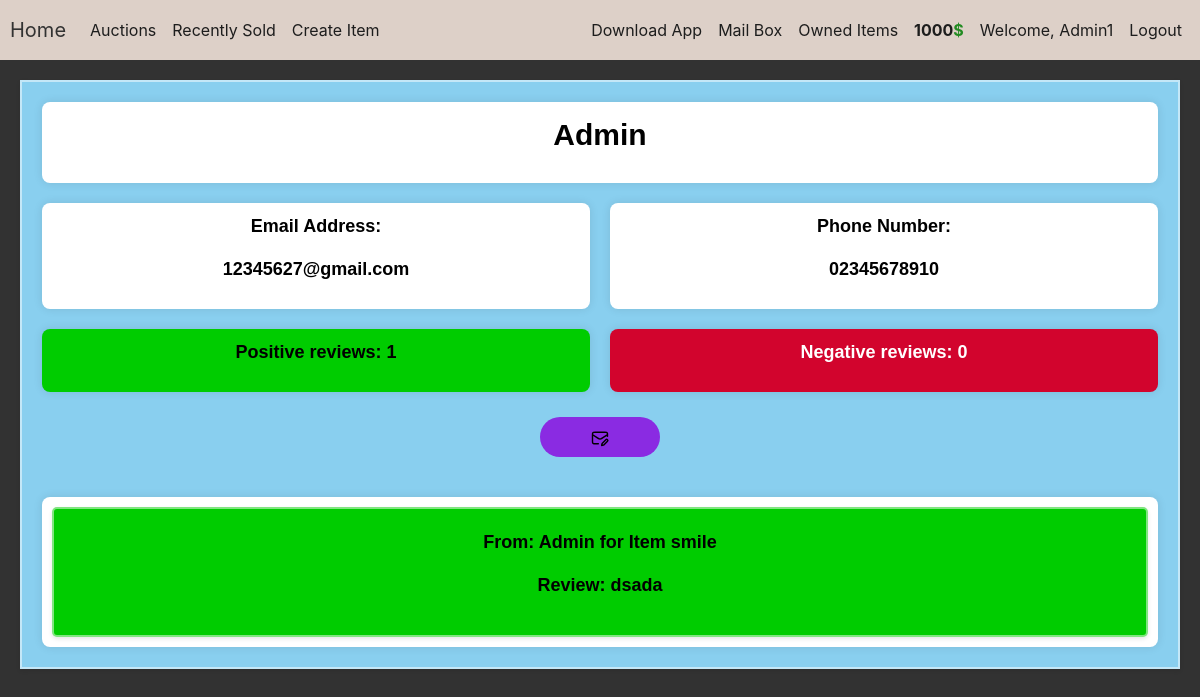
Before: /user/1 (signed in) with the older database file.
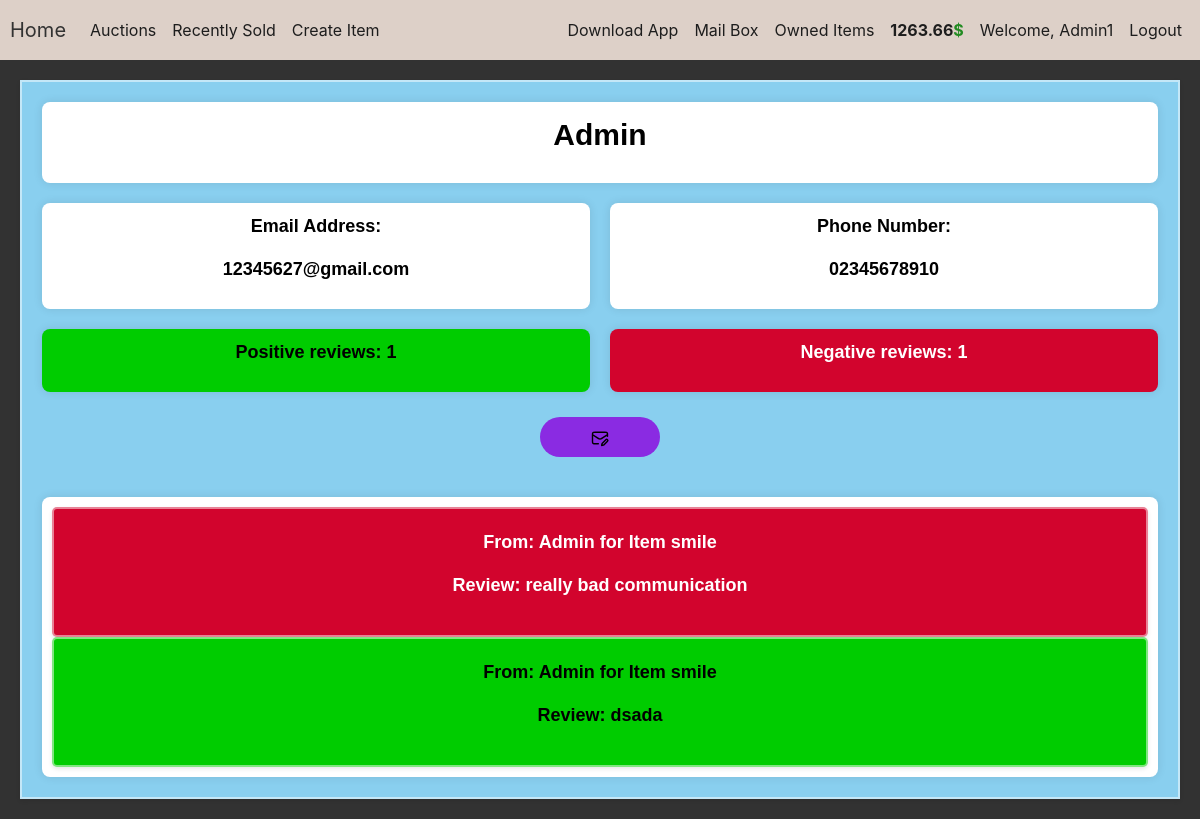
After: the same page with the newer database file.
### auction/models.py (models this page shows, shortened)
class User(db.Model,UserMixin):
    id = db.Column(db.Integer(),primary_key=True)
    username = db.Column(db.String(length=50),unique=True,nullable=False)
    email_address = db.Column(db.String(length=255),nullable=False,unique=True)
    password_hash = db.Column(db.String(length=60),nullable=False)
    budget = db.Column(db.Integer(),nullable=False,default=1000)
    phone_number = db.Column(db.String(length=255),nullable=False)
    items = db.relationship('Item',backref='owned_user',lazy=True)
    sent_mails = db.relationship('Mail',foreign_keys="Mail.sender_id",backref='sender',lazy=True)
    received_mails = db.relationship('Mail', foreign_keys="Mail.receiver_id", backref='receiver', lazy=True)
    user_reviews = db.relationship('Review',backref='reviewed_user_rel',lazy=True)
    @property
    def password(self):
        return self.password
    def show_budget(self):
        return round(self.budget,2)

class Review(db.Model):
    id = db.Column(db.Integer(),primary_key=True)
    reviewed_user = db.Column(db.Integer(),db.ForeignKey('user.id'), nullable=False)
    reviewer_id = db.Column(db.Integer(), nullable=False)
    reviewer_name = db.Column(db.String(length=50),nullable=False)
    reviewed_item = db.Column(db.String(length=30),nullable=False)
    review_type = db.Column(db.String(length=50), nullable=False)
    review_message = db.Column(db.String(length=1024), nullable=False)

### auction/routes.py (the view)
@app.route('/user/<int:user_id>')
def other_user_profile(user_id):
    user = User.query.get(user_id)
    current_user_id = current_user.id
    reviews = Review.query.filter_by(reviewed_user=user_id).order_by(desc(Review.id)).all()
    num_positive_reviews = sum(1 for review in reviews if review.review_type == "Positive")
    num_negative_reviews = sum(1 for review in reviews if review.review_type != "Positive")
    return render_template('user_profile.html', user=user, num_positive_reviews=num_positive_reviews, num_negative_reviews=num_negative_reviews, reviews=reviews,current_user_id=current_user_id)

### auction/models.py (called while the page is built)
@login_manager.user_loader
def load_user(user_id):
    return User.query.get(int(user_id))

### auction/templates/user_profile.html (shortened to what this page needs)
{% extends 'base.html' %}
{% block content %}
<div class="profile-container">
    <div class="info-item username">
        <p>{{ user.username }}</p>
    </div>
    <div class="info-item email">
        <p>Email Address:</p>
        <p>{{ user.email_address }}</p>
    </div>
    <div class="info-item phone">
        <p>Phone Number:</p>
        <p>0{{ user.phone_number[4:]}}</p>
    </div>
    <div class="info-item positive">
        <p>Positive reviews: {{ num_positive_reviews }}</p>
    </div>
    <div class="info-item negative">
        <p>Negative reviews: {{ num_negative_reviews }}</p>
    </div>
    {% if user.id != current_user_id %}
        <div class="username">
            <button class="btn btn-outline btn-light" data-toggle="modal" data-target="#Modal-MailSeller-{{ user.id }}">
                <img src="{{ url_for('static', filename='images/mail-pencil-svgrepo-com.svg') }}" alt="SendMail" class="buttonIcon">
            </button>
        </div>
    {% endif %}
    <div class="info-item reviews">
    {% if reviews%}
        {% for review in reviews %}
         <div class="user_review {% if review.review_type == 'Positive' %}positive{% else %}negative{% endif %}">
            <p>From: {{ review.reviewer_name }} for Item {{ review.reviewed_item[:-6] }}</p>
            <p>Review: {{ review.review_message }}</p>
        </div>
        {% endfor %}
        {% else %}
    <div style="text-align: center;margin-top: 20px;">
        <p>No Reviews to display.</p>
    </div>
    {% endif %}
    </div>
</div>
{% endblock %}

### auction/templates/base.html (shortened to what this page needs)
<!doctype html>
<html lang="en">
   <head>
      <link rel="stylesheet" href="https://cdn.jsdelivr.net/npm/bootstrap@4.5.3/dist/css/bootstrap.min.css">
      <link rel="stylesheet" href="{{ url_for('static', filename='style.css') }}">
   </head>
   <body>
     <nav class="navbar navbar-expand-md navbar-dark bg-dark">
    <a class="navbar-brand" href="{{ url_for('home_page') }}">Home</a>
    <div class="collapse navbar-collapse" id="navbarNav">
        <ul class="navbar-nav mr-auto">
            <li class="nav-item active">
                <a class="nav-link nav-link-button" href="{{ url_for('auction_page') }}">Auctions <span class="sr-only">(current)</span></a>
            </li>
            {% if current_user.is_authenticated %}
            <li class="nav-item">
                <a class="nav-link nav-link-button" href="{{ url_for('recently_sold_items') }}">Recently Sold</a>
            </li>
            <li class="nav-item">
                <a class="nav-link nav-link-button" href="{{ url_for('create_page') }}">Create Item</a>
            </li>
            {% endif %}
        </ul>
        {% if current_user.is_authenticated %}
        <ul class="navbar-nav">
            <li class="nav-item">
                <a class="nav-link nav-link-button" href="{{ url_for('download_mobile_app') }}">Download App</a>
            </li>
            <li class="nav-item">
                <a class="nav-link nav-link-button" href="{{ url_for('mail_box') }}">Mail Box</a>
            </li>
            <li class="nav-item">
                <a class="nav-link nav-link-button" href="{{ url_for('owned_items_page') }}">Owned Items</a>
            </li>
            <li class="nav-item">
                <a class="nav-link money">{{ current_user.show_budget() }}<span class="dollar-sign">$</span></a>
            </li>
            <li class="nav-item">
                <a class="nav-link nav-link-button" href="{{ url_for('user_profile') }}">
                    Welcome, {{ current_user.username }}
                </a>
            </li>
            <li class="nav-item">
                <a class="nav-link nav-link-button" href="{{ url_for('logout_page') }}">Logout</a>
            </li>
        </ul>
        {% endif %}
    </div>
</nav>
      {% block content %}
      {% endblock %}
   </body>
</html>

### auction/static/style.css (style rules this page uses)
* { box-sizing: border-box; margin: 0; padding: 0; }
.btn-light { height: 40px; !important; width: 120px; !important; border-radius: 20px !important; background: blueviolet !important; border: blueviolet; }
.navbar { z-index: 1030; }
.dollar-sign { color: forestgreen; }
.money { font-weight: bold; }
.nav-link { color: #1D1D1D !important; }
.navbar { height: 60px; padding: 10px 10px; }
.navbar-brand { color: #323232 !important; }
.buttonIcon { filter: invert(0); transition: filter 0.3s ease; width: 20px; height: 20px; }
.profile-container { display: grid; grid-template-columns: 1fr 1fr; gap: 20px; text-align: center; background: #89cfef; border-radius: 0px; border: 2px solid rgba(255,255,255,.5); box-shadow: 0 2px 4px rgba(0, 0, 0, 0.1); font-family: Arial, sans-serif; padding: 20px; margin: 20px; }
.info-item { background-color: #ffffff; padding: 10px; border-radius: 8px; box-shadow: 0 0 10px rgba(0, 0, 0, 0.1); }
.username { grid-column: span 2; font-size: 2.5vw; font-weight: bold; color: black; }
.email, .phone { font-size: 1.5vw; color: black; font-weight: bold; }
.positive { font-size: 1.5vw; color: black; background: #00cc00; font-weight: bold; }
.negative { font-size: 1.5vw; color: white; background: #D2042D; font-weight: bold; }
.reviews { grid-column: span 2; margin-top: 20px; color:black; }
.user_review { background: #89cfef; padding: 20px; border-radius: 5px; border: 2px solid rgba(255,255,255,.5); box-shadow: 0 2px 4px rgba(0, 0, 0, 0.1); font-family: Arial, sans-serif; }
.user_review.positive { background-color: #00cc00; }
.user_review.negative { background-color: #D2042D; }

### auction/templates/base.html (style rules this page uses)
body { background-color: #323232; color: white }
.bg-dark { background-color: #DDD0C8 !important; }

Changed rows visible on the page:
changed User "Admin1": show_budget "1000" → "1263.66"
added Review: reviewer_name "Admin", reviewed_item "smile", review_message "really bad communication", review_type "Negative" (drawn)
Other visible differences:
{{ num_negative_reviews }}: "0" → "1"
